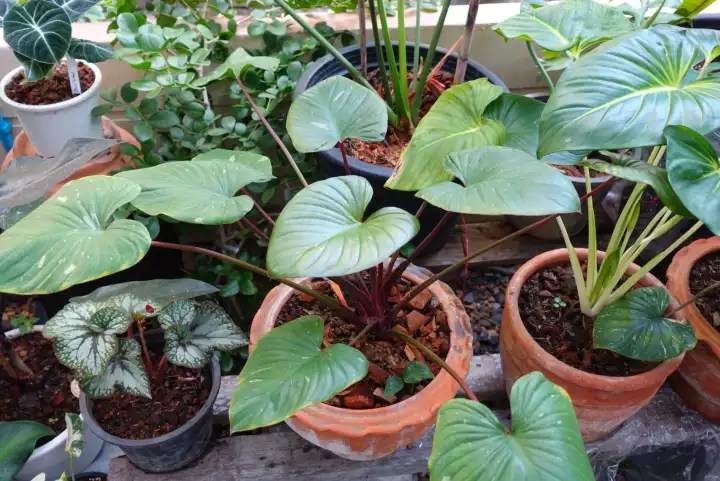
#> input picture LAB2/Image.jpg, 720 x 481 px
$ python B.py
#> lines starting #> are read from the running program, lines starting #| are printed output that depends on the picture; after the words box and inside, x2 and y2 are one past the last pixel; in counts of white or black regions, pixels touching at a corner belong together
import cv2
import numpy as np
from matplotlib import pyplot as plt

imgBGR = cv2.imread("Image.jpg")
#> imgBGR is the input picture: shape (481, 720, 3); mean B, G, R 102.4, 117.6, 109.2
im_rgb = cv2.cvtColor(imgBGR, cv2.COLOR_BGR2RGB)
mask = np.zeros(im_rgb.shape[:2], dtype="uint8")

cv2.rectangle(mask, (0, 90), (290, 450), 255, -1)
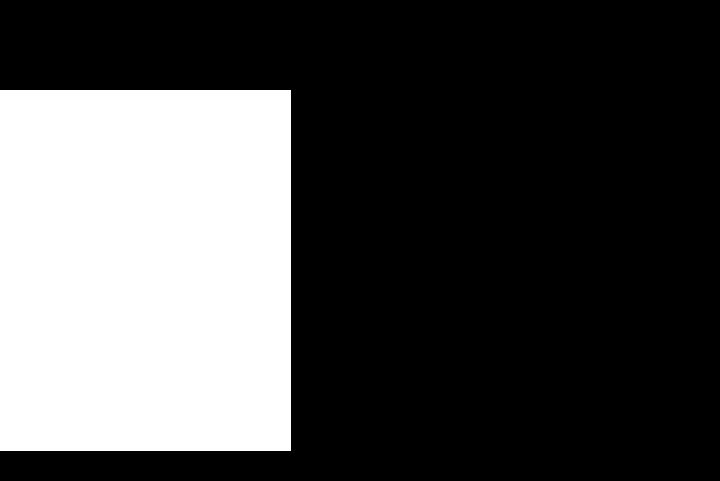
#> mask: shape (481, 720); 30.3% white; 1 white region, box (x1, y1, x2, y2) and area: (0, 90, 291, 451) 105051

plt.figure(figsize=(10,4))
plt.subplot(1,3,1)
plt.imshow(im_rgb)
plt.title('RGB')

plt.subplot(1,3,2)
plt.imshow(mask)
plt.title('mask')

masked = cv2.bitwise_and(im_rgb, im_rgb, mask=mask)
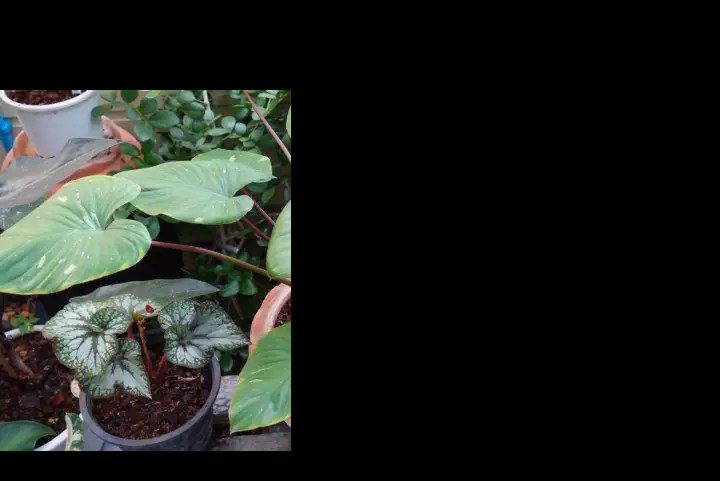
#> masked: shape (481, 720, 3); mean R, G, B 30, 33.3, 29.1
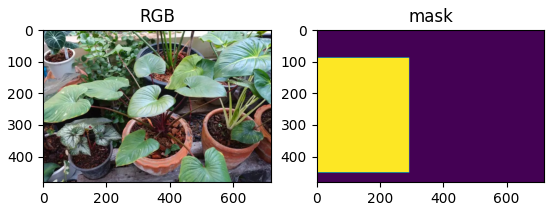
#> figure drawn by matplotlib, 2 panels
